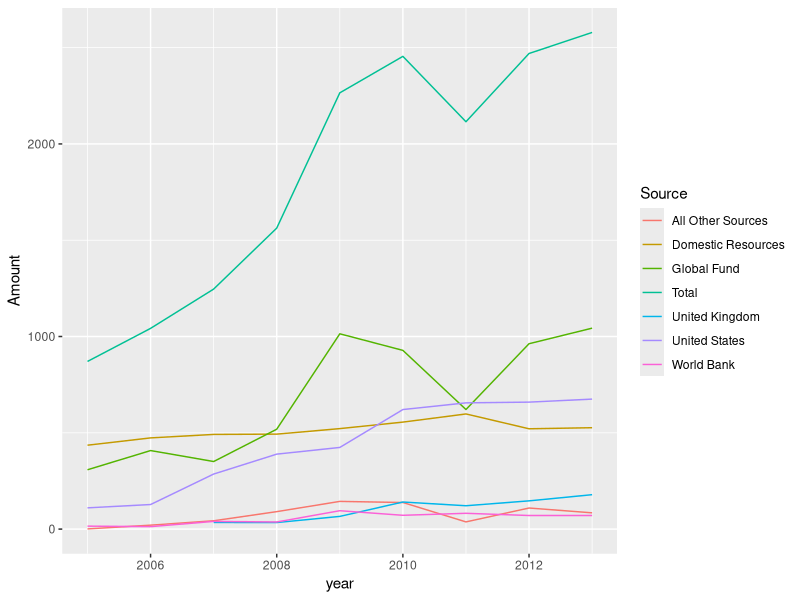
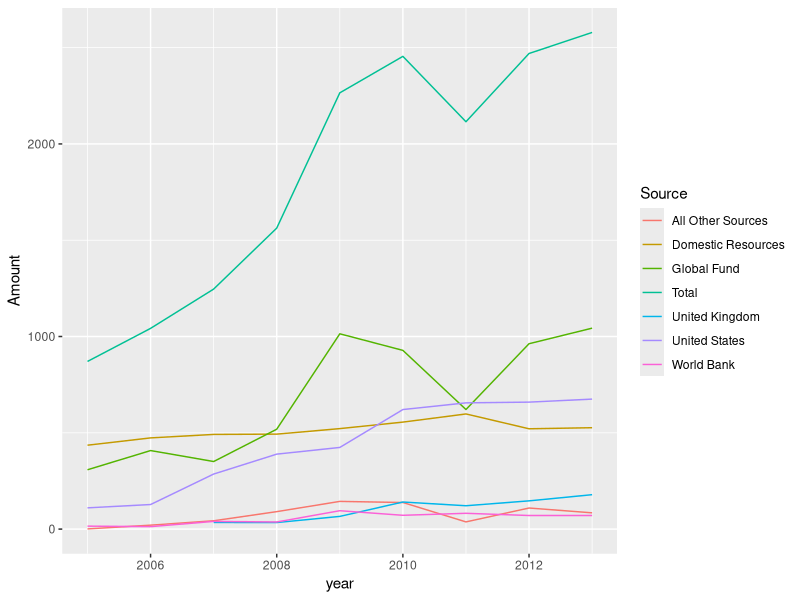

R code for these plots, in order:
## ---- chunk 1
knitr::opts_chunk$set(echo = TRUE)
## ---- chunk 2
malaria_funding <- read.csv('./CS109b-hw2_q2_datasets/global-funding-byYear.csv')
malaria_counts <- read.csv('./CS109b-hw2_q2_datasets/globalmalariabyYear.csv')
## ---- chunk 3
malaria_funding <- read.csv('./CS109b-hw2_q2_datasets/global-funding-byYear.csv')
malaria_counts <- read.csv('./CS109b-hw2_q2_datasets/globalmalariabyYear.csv')
## ---- chunk 4
library(ggplot2)
counts_1 <- ggplot(malaria_funding,
       mapping = aes(x=year, y=Amount, group = Source))
counts_1 + geom_line(mapping = aes(color = Source))  
## ---- chunk 5
library(ggplot2)
counts_1 <- ggplot(malaria_funding,
       mapping = aes(x=year, y=Amount, group = Source))
counts_1 + geom_line(mapping = aes(color = Source))  
